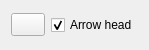
<?xml version="1.0" encoding="UTF-8"?>
<ui version="4.0">
 <class>Leader</class>
 <widget class="QWidget" name="Leader">
  <property name="geometry">
   <rect>
    <x>0</x>
    <y>0</y>
    <width>149</width>
    <height>50</height>
   </rect>
  </property>
  <layout class="QHBoxLayout">
   <item>
    <widget class="QToolButton" name="Undo">
     <property name="sizePolicy">
      <sizepolicy hsizetype="Preferred" vsizetype="Fixed">
       <horstretch>0</horstretch>
       <verstretch>0</verstretch>
      </sizepolicy>
     </property>
     <property name="toolTip">
      <string>Undo Last Segement</string>
     </property>
     <property name="text">
      <string/>
     </property>
     <property name="icon">
      <iconset>
       <normaloff>UndoPath.svg</normaloff>UndoPath.svg</iconset>
     </property>
    </widget>
   </item>
   <item>
    <widget class="QCheckBox" name="ArrowHead">
     <property name="text">
      <string>Arrow head</string>
     </property>
     <property name="checked">
      <bool>true</bool>
     </property>
    </widget>
   </item>
  </layout>
 </widget>
 <resources/>
 <connections/>
</ui>
